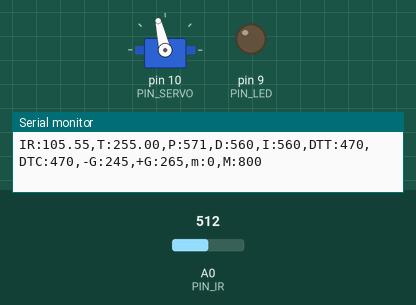
The sketch below on a simulated Arduino Uno, built with avr-gcc and run on an emulated ATmega328P. Parts: servo, output pins drawn as LEDs (lit = HIGH), the last lines printed to the serial monitor. The test bench sets the inputs (shaded band); at power-on: A0 (PIN_IR) = 512.

Above: at 1.2 s.
1.3 s: A0 (PIN_IR) set to 245
4.3 s: A0 (PIN_IR) set to 122
At 5.2 s:
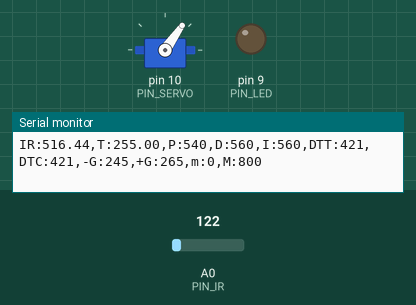
6.1 s: A0 (PIN_IR) set to 240
At 8.2 s:
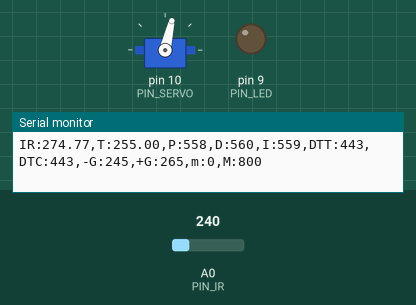
9.1 s: A0 (PIN_IR) set to 90
Timing chart, 0 to 11.9 s (numbered marks = the images above; inputs shaded):
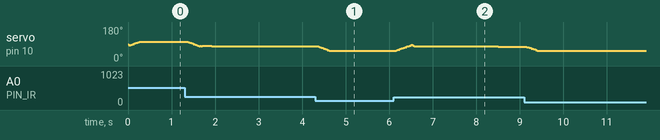

The sketch:

pid_pid.ino
```cpp
#include <Servo.h> // [2972] 서보 헤더파일 포함


/////////////////////////////
// Configurable parameters //
/////////////////////////////

// Arduino pin assignment
#define PIN_LED 9 // [1234] LED를 아두이노 GPIO 9번 핀에 연결
                  // [2345] ...하면 개선
#define PIN_SERVO 10 // [2951] servo moter를 아두이노 GPIO 10번 핀에 연결
#define PIN_IR A0      // [2961] 적외선센서를 아두이노 A0핀에 연결

// Framework setting
#define _DIST_TARGET 255 //[2967] 탁구공 위치까지의 거리를 255로 고정
         // [2952] 탁구공의 목표 위치를 25.5cm로 설정
#define _DIST_MIN 100 // [2972] 거리 센서가 인식 가능하게 설정한 최소 거리
#define _DIST_MAX 410 // [2972] 거리 센서가 인식 가능하게 설정한 최대 거리

// Distance sensor
#define _DIST_ALPHA 0.7   // [2959] ema 필터에 적용할 알파값

// Servo range
#define _DUTY_MIN 1115  // [2952] 서보의 최소 각도값
#define _DUTY_NEU 1381 // [2952] 서보의 중간 각도값
#define _DUTY_MAX 1640 // [1691] 서보의 최대 각도

// Servo speed control
//#define _SERVO_ANGLE 30  //[2967] 서보 각도 설정
#define _SERVO_SPEED 300  //[2959] 서보의 속도 설정

// Event periods
#define _INTERVAL_DIST 20  //[2959] 센서의 거리측정 인터벌값
#define _INTERVAL_SERVO 20 //[2967] 서보 INTERVAL값 설정
#define _INTERVAL_SERIAL 100  //[2959] 시리얼 모니터/플로터의 인터벌값 설정

// PID parameters
#define _KP 1.5 // [2961] 비례이득
#define _KD 88  // 미분 이득
#define _KI 0.009 // 적분 이득

#define a 88  //100
#define b 146 //150
#define c 187 //200
#define d 223 //245
#define e 235 //255
#define f 246 //265
#define g 277 //300
#define h 407 //400

#define num 9
float sensorValues[num];
float temp[num];
int avg = num / 2;

//////////////////////
// global variables //
//////////////////////

// Servo instance
Servo myservo;  // [2972] 서보 정의

// Distance sensor
float dist_target; // location to send the ball
float dist_raw, dist_ema;    // [2961] dist_raw : 적외선센서로 얻은 거리를 저장하는 변수
                             // [2961] dist_ema : 거리를 ema필터링을 한 값을 저장하는 변수
float alpha;                 // [2959] ema의 알파값을 저장할 변수

// Event periods
unsigned long last_sampling_time_dist, last_sampling_time_servo, last_sampling_time_serial;// [2957] last_sampling_time_dist : 거리센서 측정 주기
                                                                                           // [2957] last_sampling_time_servo : 서보 위치 갱신 주기
                                                                                           // [2957] last_sampling_time_serial : 제어 상태 시리얼 출력 주기
bool event_dist, event_servo, event_serial;                                                // [2957] 각각의 주기에 도달했는지를 불리언 값으로 저장하는 변수

// Servo speed control
int duty_chg_per_interval;                                                                 // [2952] 한 주기당 변화할 서보 활동량을 정의
int duty_target, duty_curr;                                                                // [2961] 목표위치, 서보에 입력할 위치

// PID variables
float error_curr, error_prev, control, pterm, dterm, iterm;


void setup() {
  // initialize GPIO pins for LED and attach servo
  pinMode(PIN_LED, OUTPUT);                                                               // [2952] LED를 GPIO 9번 포트에 연결
                                                                                          // [2957] LED를 출력 모드로 설정
  myservo.attach(PIN_SERVO);                                                              // [2952] 서보 모터를 GPIO 10번 포트에 연결

  // initialize global variables
  alpha = _DIST_ALPHA;   // [2959] ema의 알파값 초기화
  dist_ema = 99.9;          // [2959] dist_ema 초기화
  dist_target = _DIST_TARGET;
  dterm = 0;

  // move servo to neutral position
  duty_curr = _DUTY_NEU;

  // initialize serial port
  Serial.begin(57600); // [2952] 시리얼 포트를 57600의 속도로 연결

  // convert angle speed into duty change per interval.
  duty_chg_per_interval = (_DUTY_MAX - _DUTY_MIN) * (_SERVO_SPEED / 180.0) * (_INTERVAL_SERVO / 1000.0);  // [2959] 한 주기마다 이동할 양
                                                                                                          // [2974] INTERVAL -> _INTERVAL_SERVO 로 수정

                                                   // [2974] 이벤트 변수 초기화
  last_sampling_time_dist = 0;                     // [2974] 마지막 거리 측정 시간 초기화
  last_sampling_time_servo = 0;                    // [2974] 마지막 서보 업데이트 시간 초기화
  last_sampling_time_serial = 0;                   // [2974] 마지막 출력 시간 초기화
  event_dist = event_servo = event_serial = false; // [2974] 각 이벤트 변수 false로 초기화

  for (int i = 0; i < num ; i ++){
      sensorValues[i] = 100;
     }
}


void loop() {
/////////////////////
// Event generator //
/////////////////////
  unsigned long time_curr = millis();  // [2964] event 발생 조건 설정
  if(time_curr >= last_sampling_time_dist + _INTERVAL_DIST) {
    last_sampling_time_dist += _INTERVAL_DIST;
    event_dist = true; // [2957] 거리 측정 주기에 도달했다는 이벤트 발생
  }
  if(time_curr >= last_sampling_time_servo + _INTERVAL_SERVO) {
    last_sampling_time_servo += _INTERVAL_SERVO;
    event_servo = true; // [2957] 서보모터 제어 주기에 도달했다는 이벤트 발생
  }
  if(time_curr >= last_sampling_time_serial + _INTERVAL_SERIAL) {
    last_sampling_time_serial += _INTERVAL_SERIAL;
    event_serial = true; // [2957] 출력주기에 도달했다는 이벤트 발생
  }

////////////////////
// Event handlers //
////////////////////

  // get a distance reading from the distance sensor

  if(event_dist) {
     event_dist = false;
     dist_raw = ir_distance_filtered();   // [2959] dist_raw에 필터링된 측정값 저장
     float val = ir_distance();
     if (dist_ema == 99.9){                  // [2959] 맨 처음
       dist_ema = dist_raw;               // [2959] 맨 처음 ema값 = 필터링된 측정값
     }                                    // [2963] dist_ema를 dist_raw로 초기화
     else{
       dist_ema = alpha * dist_raw + (1-alpha) * dist_ema;   // [2959] ema 구현
     }
     for (int i = 0 ; i < num - 1 ; i++){
       sensorValues[i] = sensorValues[i+1];
     }
     sensorValues[num - 1] = dist_ema;

     for (int i = 0; i < num ; i ++){
      temp[i] = sensorValues[i];
     }

     for (int i = 0; i < num - 1; i++){
       for (int j = 0; j < num - 1; j++){
         if (temp[j] > temp[j+1]){
           float buff = temp[j];
           temp[j] = temp[j+1];
           temp[j+1] = buff;
         }
       }
     }
     dist_ema = (temp[avg - 1] + temp[avg] + temp[avg + 1]) / 3.0;


  // PID control logic
    error_curr = dist_target - dist_ema;

    pterm = _KP * error_curr;             // [2959] PID의 P

    if (error_curr - error_prev > -0.7 && error_curr - error_prev < 0.7){
      dterm = 0;
    }
    else{
      dterm = _KD * (error_curr - error_prev);
    }
    if (230 < dist_ema && dist_ema < 280){
      iterm += _KI * error_curr;
    }
    else{
      iterm = 0;
    }
    control = pterm + dterm + iterm;     // [2959] 중간에서 얼마나 움직일 것인가

  // duty_target = f(duty_neutral, control)
    duty_target = _DUTY_NEU + control;

    // keep duty_target value within the range of [_DUTY_MIN, _DUTY_MAX]
    if(duty_target < _DUTY_MIN){
      duty_target = _DUTY_MIN;
    }
    if(duty_target > _DUTY_MAX){
      duty_target = _DUTY_MAX;
    }

    //update error_prev
    error_prev = error_curr;

    if(duty_target > duty_curr) {                             // [2964] 현재 서보 각도 읽기
      duty_curr += duty_chg_per_interval;                     // [2961] duty_curr은 주기마다 duty_chg_per_interval만큼 증가
      if(duty_curr > duty_target) {duty_curr = duty_target;}  // [2956] duty_target 지나쳤을 경우, duty_target에 도달한 것으로 duty_curr값 재설정
    }
    else {
      duty_curr -= duty_chg_per_interval;                     // [2961] duty_curr은 주기마다 duty_chg_per_interval만큼 감소
      if (duty_curr < duty_target) {duty_curr = duty_target;} // [2956] duty_target 지나쳤을 경우, duty_target에 도달한 것으로 duty_curr값 재설정
    }
    // update servo position
    myservo.writeMicroseconds(duty_curr);                     // [2964] 서보 움직임 조절

  }

  if(event_serial) {
    event_serial = false; // [2974] 출력 이벤트 실행 후, 다음 주기까지 이벤트 종료
    Serial.print("IR:");
    Serial.print(dist_ema);
    Serial.print(",T:");
    Serial.print(dist_target);
    Serial.print(",P:");
    Serial.print(map(pterm,-1000,1000,510,610));
    Serial.print(",D:");
    Serial.print(map(dterm,-1000,1000,510,610));
    Serial.print(",I:");
    Serial.print(map(iterm,-1000,1000,510,610));
    Serial.print(",DTT:");
    Serial.print(map(duty_target,1000,2000,410,510));
    Serial.print(",DTC:");
    Serial.print(map(duty_curr,1000,2000,410,510));
    Serial.println(",-G:245,+G:265,m:0,M:800");
  }
}
float ir_distance(void){ // [2959] 센서가 측정한 거리를 리턴해주는 함수
  float val;
  float volt = float(analogRead(PIN_IR));
  val = ((6762.0/(volt-9.0))-4.0) * 10.0;
  return val;
}

float ir_distance_filtered(void){                     // [2959] 센서가 측정한 거리를 필터링한 값을 리턴
  float val = ir_distance();
  if (val < b){
    return 100 + 50.0 * (val - a) / (b - a);
  }
  else if (val < c){
    return 150 + 50 * (val - b) / (c - b);
  }
  else if (val < d){
    return 200 + 45 * (val - c) / (d - c);
  }
  else if (val < e){
    return 245 + 10 * (val - d) / (e - d);
  }
  else if (val < f){
    return 255 + 10 * (val - e) / (f - e);
  }
  else if (val < g){
    return 265 + 45 * (val - f) / (g - f);
  }
  else {
    return 300 + 100 * (val - g) / (h - g);
  }

}
```

Measured:
- after the input at 6.1 s, servo on pin 10 (PIN_SERVO): rises from 55° to 85° in 0.34 s, then falls to 76° in 2.0 s
